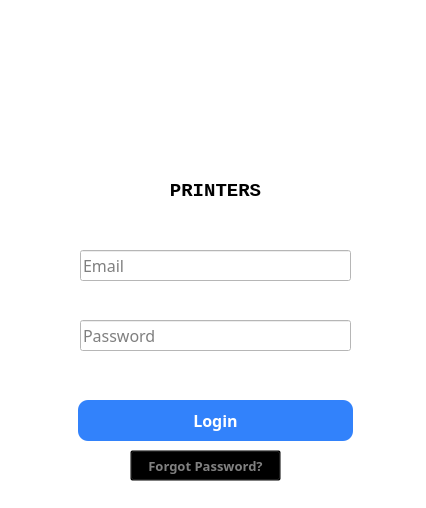
<?xml version="1.0" encoding="UTF-8"?>
<ui version="4.0">
 <class>LoginWindow</class>
 <widget class="QMainWindow" name="LoginWindow">
  <property name="geometry">
   <rect>
    <x>0</x>
    <y>0</y>
    <width>426</width>
    <height>508</height>
   </rect>
  </property>
  <property name="windowTitle">
   <string>Asky Printer</string>
  </property>
  <property name="windowIcon">
   <iconset resource="../resources/images.qrc">
    <normaloff>:/Images/Asky_Logo_black_500.png</normaloff>:/Images/Asky_Logo_black_500.png</iconset>
  </property>
  <property name="styleSheet">
   <string notr="true">background-color:white;</string>
  </property>
  <widget class="QWidget" name="centralwidget">
   <widget class="QLabel" name="label">
    <property name="geometry">
     <rect>
      <x>-30</x>
      <y>160</y>
      <width>491</width>
      <height>61</height>
     </rect>
    </property>
    <property name="font">
     <font>
      <family>Consolas</family>
      <pointsize>14</pointsize>
      <weight>75</weight>
      <bold>true</bold>
     </font>
    </property>
    <property name="text">
     <string>PRINTERS</string>
    </property>
    <property name="alignment">
     <set>Qt::AlignCenter</set>
    </property>
   </widget>
   <widget class="QLineEdit" name="user_id_input">
    <property name="geometry">
     <rect>
      <x>80</x>
      <y>250</y>
      <width>271</width>
      <height>31</height>
     </rect>
    </property>
    <property name="font">
     <font>
      <family>Sans Serif Collection</family>
      <pointsize>12</pointsize>
     </font>
    </property>
    <property name="text">
     <string/>
    </property>
    <property name="placeholderText">
     <string>Email</string>
    </property>
   </widget>
   <widget class="QPushButton" name="user_login_button_input">
    <property name="geometry">
     <rect>
      <x>78</x>
      <y>400</y>
      <width>275</width>
      <height>41</height>
     </rect>
    </property>
    <property name="font">
     <font>
      <family>Sans Serif Collection</family>
      <pointsize>12</pointsize>
      <weight>75</weight>
      <bold>true</bold>
     </font>
    </property>
    <property name="styleSheet">
     <string notr="true">QPushButton {
    background-color:#3282fb;
    border-radius: 10px;
	color:white;
}


QPushButton:pressed {
    border: 2px solid rgb(129, 129, 129); /* Thicker red border when pressed */
 	background-color:rgb(44, 115, 221); /* Change the background on press */
}</string>
    </property>
    <property name="text">
     <string>Login</string>
    </property>
   </widget>
   <widget class="QLineEdit" name="user_password_input">
    <property name="geometry">
     <rect>
      <x>80</x>
      <y>320</y>
      <width>271</width>
      <height>31</height>
     </rect>
    </property>
    <property name="font">
     <font>
      <family>Sans Serif Collection</family>
      <pointsize>12</pointsize>
     </font>
    </property>
    <property name="text">
     <string/>
    </property>
    <property name="echoMode">
     <enum>QLineEdit::Password</enum>
    </property>
    <property name="placeholderText">
     <string>Password</string>
    </property>
   </widget>
   <widget class="QLabel" name="logo">
    <property name="geometry">
     <rect>
      <x>110</x>
      <y>-10</y>
      <width>201</width>
      <height>211</height>
     </rect>
    </property>
    <property name="font">
     <font>
      <family>Sans Serif Collection</family>
      <pointsize>48</pointsize>
      <weight>75</weight>
      <bold>true</bold>
     </font>
    </property>
    <property name="autoFillBackground">
     <bool>false</bool>
    </property>
    <property name="styleSheet">
     <string notr="true">image : url(:/Images/Asky_Logo_black_500.png);
background:transparent</string>
    </property>
    <property name="text">
     <string/>
    </property>
    <property name="alignment">
     <set>Qt::AlignCenter</set>
    </property>
   </widget>
   <widget class="QLabel" name="id_error_label">
    <property name="geometry">
     <rect>
      <x>83</x>
      <y>290</y>
      <width>261</width>
      <height>16</height>
     </rect>
    </property>
    <property name="font">
     <font>
      <pointsize>8</pointsize>
     </font>
    </property>
    <property name="styleSheet">
     <string notr="true">color:red;</string>
    </property>
    <property name="text">
     <string/>
    </property>
   </widget>
   <widget class="QLabel" name="password_error_label">
    <property name="geometry">
     <rect>
      <x>83</x>
      <y>360</y>
      <width>261</width>
      <height>16</height>
     </rect>
    </property>
    <property name="styleSheet">
     <string notr="true">color:red;</string>
    </property>
    <property name="text">
     <string/>
    </property>
   </widget>
   <widget class="QPushButton" name="forgot_password_button">
    <property name="geometry">
     <rect>
      <x>130</x>
      <y>450</y>
      <width>151</width>
      <height>31</height>
     </rect>
    </property>
    <property name="font">
     <font>
      <family>Sans Serif Collection</family>
      <pointsize>10</pointsize>
      <weight>75</weight>
      <bold>true</bold>
     </font>
    </property>
    <property name="styleSheet">
     <string notr="true">color:grey;
background:transparent;</string>
    </property>
    <property name="text">
     <string>Forgot Password?</string>
    </property>
   </widget>
   <zorder>user_login_button_input</zorder>
   <zorder>label</zorder>
   <zorder>user_id_input</zorder>
   <zorder>user_password_input</zorder>
   <zorder>logo</zorder>
   <zorder>id_error_label</zorder>
   <zorder>password_error_label</zorder>
   <zorder>forgot_password_button</zorder>
  </widget>
 </widget>
 <tabstops>
  <tabstop>user_id_input</tabstop>
  <tabstop>user_password_input</tabstop>
  <tabstop>user_login_button_input</tabstop>
 </tabstops>
 <resources>
  <include location="../resources/images.qrc"/>
 </resources>
 <connections/>
</ui>
